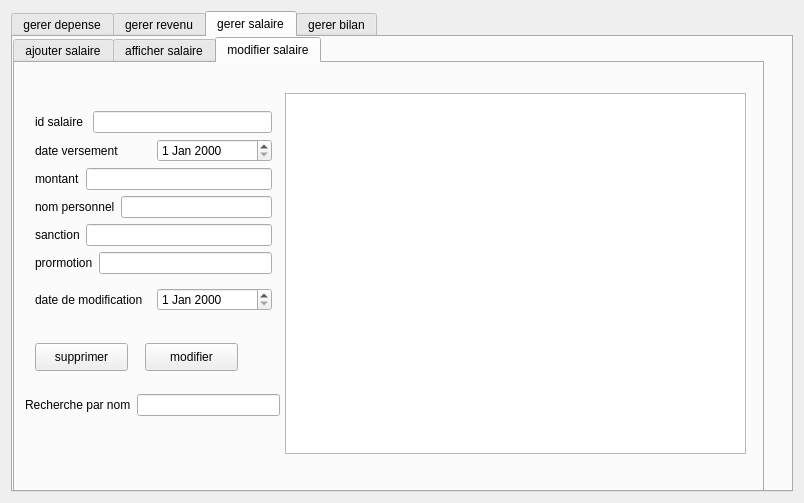
<?xml version="1.0" encoding="UTF-8"?>
<ui version="4.0">
 <class>menuadmin</class>
 <widget class="QDialog" name="menuadmin">
  <property name="geometry">
   <rect>
    <x>0</x>
    <y>0</y>
    <width>804</width>
    <height>503</height>
   </rect>
  </property>
  <property name="windowTitle">
   <string>Dialog</string>
  </property>
  <layout class="QHBoxLayout" name="horizontalLayout_28">
   <item>
    <widget class="QTabWidget" name="tabWidget">
     <property name="currentIndex">
      <number>2</number>
     </property>
     <widget class="QWidget" name="tab_gerer_dep">
      <attribute name="title">
       <string>gerer depense</string>
      </attribute>
      <widget class="QTabWidget" name="tabWidget_2">
       <property name="geometry">
        <rect>
         <x>0</x>
         <y>0</y>
         <width>751</width>
         <height>451</height>
        </rect>
       </property>
       <property name="currentIndex">
        <number>2</number>
       </property>
       <widget class="QWidget" name="tab_ajout_dep">
        <attribute name="title">
         <string>ajouter depense</string>
        </attribute>
        <widget class="QPushButton" name="pushButton_ajout_dep">
         <property name="geometry">
          <rect>
           <x>240</x>
           <y>240</y>
           <width>93</width>
           <height>28</height>
          </rect>
         </property>
         <property name="text">
          <string>ajouter</string>
         </property>
        </widget>
        <widget class="QWidget" name="layoutWidget">
         <property name="geometry">
          <rect>
           <x>30</x>
           <y>30</y>
           <width>212</width>
           <height>24</height>
          </rect>
         </property>
         <layout class="QHBoxLayout" name="horizontalLayout">
          <item>
           <widget class="QLabel" name="label">
            <property name="text">
             <string>id depense </string>
            </property>
           </widget>
          </item>
          <item>
           <widget class="QLineEdit" name="lineEdit_id_dep"/>
          </item>
         </layout>
        </widget>
        <widget class="QWidget" name="layoutWidget">
         <property name="geometry">
          <rect>
           <x>20</x>
           <y>70</y>
           <width>226</width>
           <height>24</height>
          </rect>
         </property>
         <layout class="QHBoxLayout" name="horizontalLayout_2">
          <item>
           <widget class="QLabel" name="label_2">
            <property name="text">
             <string>type depense </string>
            </property>
           </widget>
          </item>
          <item>
           <widget class="QLineEdit" name="lineEdit_type_dep"/>
          </item>
         </layout>
        </widget>
        <widget class="QWidget" name="layoutWidget">
         <property name="geometry">
          <rect>
           <x>50</x>
           <y>110</y>
           <width>195</width>
           <height>24</height>
          </rect>
         </property>
         <layout class="QHBoxLayout" name="horizontalLayout_3">
          <item>
           <widget class="QLabel" name="label_3">
            <property name="text">
             <string>taux tva </string>
            </property>
           </widget>
          </item>
          <item>
           <widget class="QLineEdit" name="lineEdit_tva"/>
          </item>
         </layout>
        </widget>
        <widget class="QWidget" name="layoutWidget">
         <property name="geometry">
          <rect>
           <x>50</x>
           <y>150</y>
           <width>193</width>
           <height>24</height>
          </rect>
         </property>
         <layout class="QHBoxLayout" name="horizontalLayout_4">
          <item>
           <widget class="QLabel" name="label_4">
            <property name="text">
             <string>montant</string>
            </property>
           </widget>
          </item>
          <item>
           <widget class="QLineEdit" name="lineEdit_montant"/>
          </item>
         </layout>
        </widget>
       </widget>
       <widget class="QWidget" name="tab_affich_dep">
        <attribute name="title">
         <string>afficher depense</string>
        </attribute>
        <widget class="QTableView" name="tableView_affich_dep">
         <property name="geometry">
          <rect>
           <x>20</x>
           <y>10</y>
           <width>611</width>
           <height>391</height>
          </rect>
         </property>
        </widget>
        <widget class="QPushButton" name="pushButton_tri_dep">
         <property name="geometry">
          <rect>
           <x>640</x>
           <y>60</y>
           <width>93</width>
           <height>28</height>
          </rect>
         </property>
         <property name="text">
          <string>trier</string>
         </property>
        </widget>
       </widget>
       <widget class="QWidget" name="tab_modif_depense">
        <attribute name="title">
         <string>modifier depense</string>
        </attribute>
        <widget class="QTableView" name="tableView_modif_dep">
         <property name="geometry">
          <rect>
           <x>280</x>
           <y>30</y>
           <width>451</width>
           <height>361</height>
          </rect>
         </property>
        </widget>
        <widget class="QPushButton" name="pushButton_modif_dep">
         <property name="geometry">
          <rect>
           <x>130</x>
           <y>190</y>
           <width>93</width>
           <height>28</height>
          </rect>
         </property>
         <property name="text">
          <string>modifier</string>
         </property>
        </widget>
        <widget class="QPushButton" name="pushButton_supp_dep">
         <property name="geometry">
          <rect>
           <x>10</x>
           <y>190</y>
           <width>93</width>
           <height>28</height>
          </rect>
         </property>
         <property name="text">
          <string>supprimer</string>
         </property>
        </widget>
        <widget class="QWidget" name="layoutWidget">
         <property name="geometry">
          <rect>
           <x>10</x>
           <y>60</y>
           <width>236</width>
           <height>121</height>
          </rect>
         </property>
         <layout class="QVBoxLayout" name="verticalLayout_4">
          <item>
           <layout class="QVBoxLayout" name="verticalLayout_3">
            <item>
             <layout class="QHBoxLayout" name="horizontalLayout_17">
              <item>
               <widget class="QLabel" name="label_6">
                <property name="text">
                 <string>type depense</string>
                </property>
               </widget>
              </item>
              <item>
               <widget class="QLineEdit" name="lineEdit_modif_type_dep"/>
              </item>
             </layout>
            </item>
            <item>
             <layout class="QHBoxLayout" name="horizontalLayout_18">
              <item>
               <widget class="QLabel" name="label_7">
                <property name="text">
                 <string>tva</string>
                </property>
               </widget>
              </item>
              <item>
               <spacer name="horizontalSpacer">
                <property name="orientation">
                 <enum>Qt::Horizontal</enum>
                </property>
                <property name="sizeType">
                 <enum>QSizePolicy::Fixed</enum>
                </property>
                <property name="sizeHint" stdset="0">
                 <size>
                  <width>20</width>
                  <height>5</height>
                 </size>
                </property>
               </spacer>
              </item>
              <item>
               <widget class="QLineEdit" name="lineEdit_modif_tva"/>
              </item>
             </layout>
            </item>
            <item>
             <layout class="QHBoxLayout" name="horizontalLayout_19">
              <item>
               <widget class="QLabel" name="label_8">
                <property name="text">
                 <string>montant</string>
                </property>
               </widget>
              </item>
              <item>
               <widget class="QLineEdit" name="lineEdit_modif_montant_dep"/>
              </item>
             </layout>
            </item>
           </layout>
          </item>
         </layout>
        </widget>
        <widget class="QWidget" name="">
         <property name="geometry">
          <rect>
           <x>10</x>
           <y>30</y>
           <width>231</width>
           <height>24</height>
          </rect>
         </property>
         <layout class="QHBoxLayout" name="horizontalLayout_20">
          <item>
           <widget class="QLabel" name="label_24">
            <property name="text">
             <string>id depense </string>
            </property>
           </widget>
          </item>
          <item>
           <widget class="QLineEdit" name="lineEdit_supp_dep"/>
          </item>
         </layout>
        </widget>
       </widget>
      </widget>
     </widget>
     <widget class="QWidget" name="tab_gerer_rev">
      <attribute name="title">
       <string>gerer revenu</string>
      </attribute>
      <widget class="QTabWidget" name="tabWidget_3">
       <property name="geometry">
        <rect>
         <x>0</x>
         <y>0</y>
         <width>751</width>
         <height>451</height>
        </rect>
       </property>
       <property name="currentIndex">
        <number>2</number>
       </property>
       <widget class="QWidget" name="tab_ajout_dep_2">
        <attribute name="title">
         <string>ajouter revenu</string>
        </attribute>
        <widget class="QPushButton" name="pushButton_ajout_rev">
         <property name="geometry">
          <rect>
           <x>230</x>
           <y>200</y>
           <width>93</width>
           <height>28</height>
          </rect>
         </property>
         <property name="text">
          <string>ajouter</string>
         </property>
        </widget>
        <widget class="QWidget" name="layoutWidget">
         <property name="geometry">
          <rect>
           <x>30</x>
           <y>30</y>
           <width>212</width>
           <height>24</height>
          </rect>
         </property>
         <layout class="QHBoxLayout" name="horizontalLayout_5">
          <item>
           <widget class="QLabel" name="label_9">
            <property name="text">
             <string>id revenu </string>
            </property>
           </widget>
          </item>
          <item>
           <widget class="QLineEdit" name="lineEdit_id_rev"/>
          </item>
         </layout>
        </widget>
        <widget class="QWidget" name="layoutWidget_2">
         <property name="geometry">
          <rect>
           <x>20</x>
           <y>70</y>
           <width>226</width>
           <height>24</height>
          </rect>
         </property>
         <layout class="QHBoxLayout" name="horizontalLayout_6">
          <item>
           <widget class="QLabel" name="label_10">
            <property name="text">
             <string>type revenu </string>
            </property>
           </widget>
          </item>
          <item>
           <widget class="QLineEdit" name="lineEdit_type_rev"/>
          </item>
         </layout>
        </widget>
        <widget class="QWidget" name="layoutWidget_3">
         <property name="geometry">
          <rect>
           <x>34</x>
           <y>110</y>
           <width>211</width>
           <height>24</height>
          </rect>
         </property>
         <layout class="QHBoxLayout" name="horizontalLayout_7">
          <item>
           <widget class="QLabel" name="label_11">
            <property name="text">
             <string>prix facturé</string>
            </property>
           </widget>
          </item>
          <item>
           <widget class="QLineEdit" name="lineEdit_facture_rev"/>
          </item>
         </layout>
        </widget>
        <widget class="QWidget" name="layoutWidget_4">
         <property name="geometry">
          <rect>
           <x>32</x>
           <y>150</y>
           <width>211</width>
           <height>24</height>
          </rect>
         </property>
         <layout class="QHBoxLayout" name="horizontalLayout_8">
          <item>
           <widget class="QLabel" name="label_12">
            <property name="text">
             <string>prix achat</string>
            </property>
           </widget>
          </item>
          <item>
           <widget class="QLineEdit" name="lineEdit_achat_rev"/>
          </item>
         </layout>
        </widget>
       </widget>
       <widget class="QWidget" name="tab_affich_dep_2">
        <attribute name="title">
         <string>afficher revenu</string>
        </attribute>
        <widget class="QTableView" name="tableView_affich_rev">
         <property name="geometry">
          <rect>
           <x>20</x>
           <y>10</y>
           <width>611</width>
           <height>391</height>
          </rect>
         </property>
        </widget>
        <widget class="QPushButton" name="pushButton_tri_rev">
         <property name="geometry">
          <rect>
           <x>640</x>
           <y>50</y>
           <width>93</width>
           <height>28</height>
          </rect>
         </property>
         <property name="text">
          <string>trier</string>
         </property>
        </widget>
       </widget>
       <widget class="QWidget" name="tab_modif_depense_2">
        <attribute name="title">
         <string>modifier revenu</string>
        </attribute>
        <widget class="QTableView" name="tableView_modif_rev">
         <property name="geometry">
          <rect>
           <x>300</x>
           <y>30</y>
           <width>411</width>
           <height>361</height>
          </rect>
         </property>
        </widget>
        <widget class="QPushButton" name="pushButton_modif_rev">
         <property name="geometry">
          <rect>
           <x>160</x>
           <y>210</y>
           <width>93</width>
           <height>28</height>
          </rect>
         </property>
         <property name="text">
          <string>modifier</string>
         </property>
        </widget>
        <widget class="QPushButton" name="pushButton_supp_rev">
         <property name="geometry">
          <rect>
           <x>40</x>
           <y>210</y>
           <width>93</width>
           <height>28</height>
          </rect>
         </property>
         <property name="text">
          <string>supprimer</string>
         </property>
        </widget>
        <widget class="QWidget" name="">
         <property name="geometry">
          <rect>
           <x>30</x>
           <y>60</y>
           <width>224</width>
           <height>119</height>
          </rect>
         </property>
         <layout class="QVBoxLayout" name="verticalLayout_5">
          <item>
           <layout class="QHBoxLayout" name="horizontalLayout_21">
            <item>
             <widget class="QLabel" name="label_27">
              <property name="text">
               <string>id revenu </string>
              </property>
             </widget>
            </item>
            <item>
             <widget class="QLineEdit" name="lineEdit_supp_rev"/>
            </item>
           </layout>
          </item>
          <item>
           <layout class="QHBoxLayout" name="horizontalLayout_22">
            <item>
             <widget class="QLabel" name="label_14">
              <property name="text">
               <string>type depense</string>
              </property>
             </widget>
            </item>
            <item>
             <widget class="QLineEdit" name="lineEdit_modif_type_rev"/>
            </item>
           </layout>
          </item>
          <item>
           <layout class="QHBoxLayout" name="horizontalLayout_23">
            <item>
             <widget class="QLabel" name="label_15">
              <property name="text">
               <string>prix facturé</string>
              </property>
             </widget>
            </item>
            <item>
             <widget class="QLineEdit" name="lineEdit_modif_facture_rev"/>
            </item>
           </layout>
          </item>
          <item>
           <layout class="QHBoxLayout" name="horizontalLayout_24">
            <item>
             <widget class="QLabel" name="label_16">
              <property name="text">
               <string>prix achat</string>
              </property>
             </widget>
            </item>
            <item>
             <widget class="QLineEdit" name="lineEdit_modif_achat_rev"/>
            </item>
           </layout>
          </item>
         </layout>
        </widget>
       </widget>
      </widget>
     </widget>
     <widget class="QWidget" name="tab_gere_sal">
      <attribute name="title">
       <string>gerer salaire</string>
      </attribute>
      <widget class="QTabWidget" name="tabWidget_4">
       <property name="geometry">
        <rect>
         <x>0</x>
         <y>0</y>
         <width>751</width>
         <height>461</height>
        </rect>
       </property>
       <property name="currentIndex">
        <number>2</number>
       </property>
       <widget class="QWidget" name="tab_ajout_dep_3">
        <attribute name="title">
         <string>ajouter salaire</string>
        </attribute>
        <widget class="QPushButton" name="pushButton_ajout_sal">
         <property name="geometry">
          <rect>
           <x>230</x>
           <y>260</y>
           <width>93</width>
           <height>28</height>
          </rect>
         </property>
         <property name="text">
          <string>ajouter</string>
         </property>
        </widget>
        <widget class="QWidget" name="layoutWidget">
         <property name="geometry">
          <rect>
           <x>30</x>
           <y>50</y>
           <width>259</width>
           <height>150</height>
          </rect>
         </property>
         <layout class="QVBoxLayout" name="verticalLayout">
          <item>
           <layout class="QHBoxLayout" name="horizontalLayout_9">
            <item>
             <widget class="QLabel" name="label_17">
              <property name="text">
               <string>id salaire </string>
              </property>
             </widget>
            </item>
            <item>
             <widget class="QLineEdit" name="lineEdit_id_sal"/>
            </item>
           </layout>
          </item>
          <item>
           <layout class="QHBoxLayout" name="horizontalLayout_10">
            <item>
             <widget class="QLabel" name="label_18">
              <property name="text">
               <string>date versement</string>
              </property>
             </widget>
            </item>
            <item>
             <widget class="QDateEdit" name="dateEdit_vers"/>
            </item>
           </layout>
          </item>
          <item>
           <layout class="QHBoxLayout" name="horizontalLayout_11">
            <item>
             <widget class="QLabel" name="label_19">
              <property name="text">
               <string>date derniere modification </string>
              </property>
             </widget>
            </item>
            <item>
             <widget class="QDateEdit" name="dateEdit_modif"/>
            </item>
           </layout>
          </item>
          <item>
           <layout class="QHBoxLayout" name="horizontalLayout_12">
            <item>
             <widget class="QLabel" name="label_20">
              <property name="text">
               <string>montant</string>
              </property>
             </widget>
            </item>
            <item>
             <widget class="QLineEdit" name="lineEdit_montant_sal"/>
            </item>
           </layout>
          </item>
          <item>
           <layout class="QHBoxLayout" name="horizontalLayout_13">
            <item>
             <widget class="QLabel" name="label_25">
              <property name="text">
               <string>nom personnel</string>
              </property>
             </widget>
            </item>
            <item>
             <widget class="QLineEdit" name="lineEdit_perso"/>
            </item>
           </layout>
          </item>
         </layout>
        </widget>
       </widget>
       <widget class="QWidget" name="tab_affich_dep_3">
        <attribute name="title">
         <string>afficher salaire</string>
        </attribute>
        <widget class="QTableView" name="tableView_affich_sal">
         <property name="geometry">
          <rect>
           <x>20</x>
           <y>10</y>
           <width>611</width>
           <height>381</height>
          </rect>
         </property>
        </widget>
        <widget class="QPushButton" name="pushButton_tri_sal">
         <property name="geometry">
          <rect>
           <x>640</x>
           <y>60</y>
           <width>93</width>
           <height>28</height>
          </rect>
         </property>
         <property name="text">
          <string>trier</string>
         </property>
        </widget>
       </widget>
       <widget class="QWidget" name="tab_modif_depense_3">
        <attribute name="title">
         <string>modifier salaire</string>
        </attribute>
        <widget class="QTableView" name="tableView_modif_sal">
         <property name="geometry">
          <rect>
           <x>270</x>
           <y>30</y>
           <width>461</width>
           <height>361</height>
          </rect>
         </property>
        </widget>
        <widget class="QPushButton" name="pushButton_modif_sal">
         <property name="geometry">
          <rect>
           <x>130</x>
           <y>280</y>
           <width>93</width>
           <height>28</height>
          </rect>
         </property>
         <property name="text">
          <string>modifier</string>
         </property>
        </widget>
        <widget class="QPushButton" name="pushButton_supp_sal">
         <property name="geometry">
          <rect>
           <x>20</x>
           <y>280</y>
           <width>93</width>
           <height>28</height>
          </rect>
         </property>
         <property name="text">
          <string>supprimer</string>
         </property>
        </widget>
        <widget class="QWidget" name="">
         <property name="geometry">
          <rect>
           <x>20</x>
           <y>40</y>
           <width>237</width>
           <height>216</height>
          </rect>
         </property>
         <layout class="QVBoxLayout" name="verticalLayout_7">
          <item>
           <layout class="QVBoxLayout" name="verticalLayout_6">
            <item>
             <layout class="QHBoxLayout" name="horizontalLayout_29">
              <item>
               <widget class="QLabel" name="label_28">
                <property name="text">
                 <string>id salaire </string>
                </property>
               </widget>
              </item>
              <item>
               <widget class="QLineEdit" name="lineEdit_cherch_perso_2"/>
              </item>
             </layout>
            </item>
            <item>
             <layout class="QVBoxLayout" name="verticalLayout_2">
              <item>
               <layout class="QHBoxLayout" name="horizontalLayout_14">
                <item>
                 <widget class="QLabel" name="label_22">
                  <property name="text">
                   <string>date versement</string>
                  </property>
                 </widget>
                </item>
                <item>
                 <widget class="QDateEdit" name="dateEdit_modif_vers"/>
                </item>
               </layout>
              </item>
              <item>
               <layout class="QHBoxLayout" name="horizontalLayout_15">
                <item>
                 <widget class="QLabel" name="label_23">
                  <property name="text">
                   <string>montant</string>
                  </property>
                 </widget>
                </item>
                <item>
                 <widget class="QLineEdit" name="lineEdit_montant_sal_2"/>
                </item>
               </layout>
              </item>
              <item>
               <layout class="QHBoxLayout" name="horizontalLayout_16">
                <item>
                 <widget class="QLabel" name="label_26">
                  <property name="text">
                   <string>nom personnel</string>
                  </property>
                 </widget>
                </item>
                <item>
                 <widget class="QLineEdit" name="lineEdit_modif_perso"/>
                </item>
               </layout>
              </item>
             </layout>
            </item>
            <item>
             <layout class="QHBoxLayout" name="horizontalLayout_25">
              <item>
               <widget class="QLabel" name="label_5">
                <property name="text">
                 <string>sanction</string>
                </property>
               </widget>
              </item>
              <item>
               <widget class="QLineEdit" name="lineEdit_modif_sanc"/>
              </item>
             </layout>
            </item>
            <item>
             <layout class="QHBoxLayout" name="horizontalLayout_30">
              <item>
               <widget class="QLabel" name="label_13">
                <property name="text">
                 <string>prormotion</string>
                </property>
               </widget>
              </item>
              <item>
               <widget class="QLineEdit" name="lineEdit_modif_promo"/>
              </item>
             </layout>
            </item>
           </layout>
          </item>
          <item>
           <layout class="QHBoxLayout" name="horizontalLayout_26">
            <item>
             <widget class="QLabel" name="label_21">
              <property name="text">
               <string>date de modification</string>
              </property>
             </widget>
            </item>
            <item>
             <widget class="QDateEdit" name="dateEdit_modif_modif"/>
            </item>
           </layout>
          </item>
         </layout>
        </widget>
        <widget class="QWidget" name="">
         <property name="geometry">
          <rect>
           <x>10</x>
           <y>330</y>
           <width>255</width>
           <height>24</height>
          </rect>
         </property>
         <layout class="QHBoxLayout" name="horizontalLayout_27">
          <item>
           <widget class="QLabel" name="label_29">
            <property name="text">
             <string>Recherche par nom</string>
            </property>
           </widget>
          </item>
          <item>
           <widget class="QLineEdit" name="lineEdit_cherch_perso"/>
          </item>
         </layout>
        </widget>
       </widget>
      </widget>
     </widget>
     <widget class="QWidget" name="tab_gerer_bilan">
      <attribute name="title">
       <string>gerer bilan</string>
      </attribute>
      <widget class="QTabWidget" name="tabWidget_5">
       <property name="geometry">
        <rect>
         <x>10</x>
         <y>0</y>
         <width>661</width>
         <height>411</height>
        </rect>
       </property>
       <property name="currentIndex">
        <number>0</number>
       </property>
       <widget class="QWidget" name="tab_annuel">
        <attribute name="title">
         <string>bilan annuel</string>
        </attribute>
       </widget>
       <widget class="QWidget" name="tab_mensuel">
        <attribute name="title">
         <string>bilan mensuel</string>
        </attribute>
       </widget>
      </widget>
     </widget>
    </widget>
   </item>
  </layout>
 </widget>
 <resources/>
 <connections/>
</ui>
